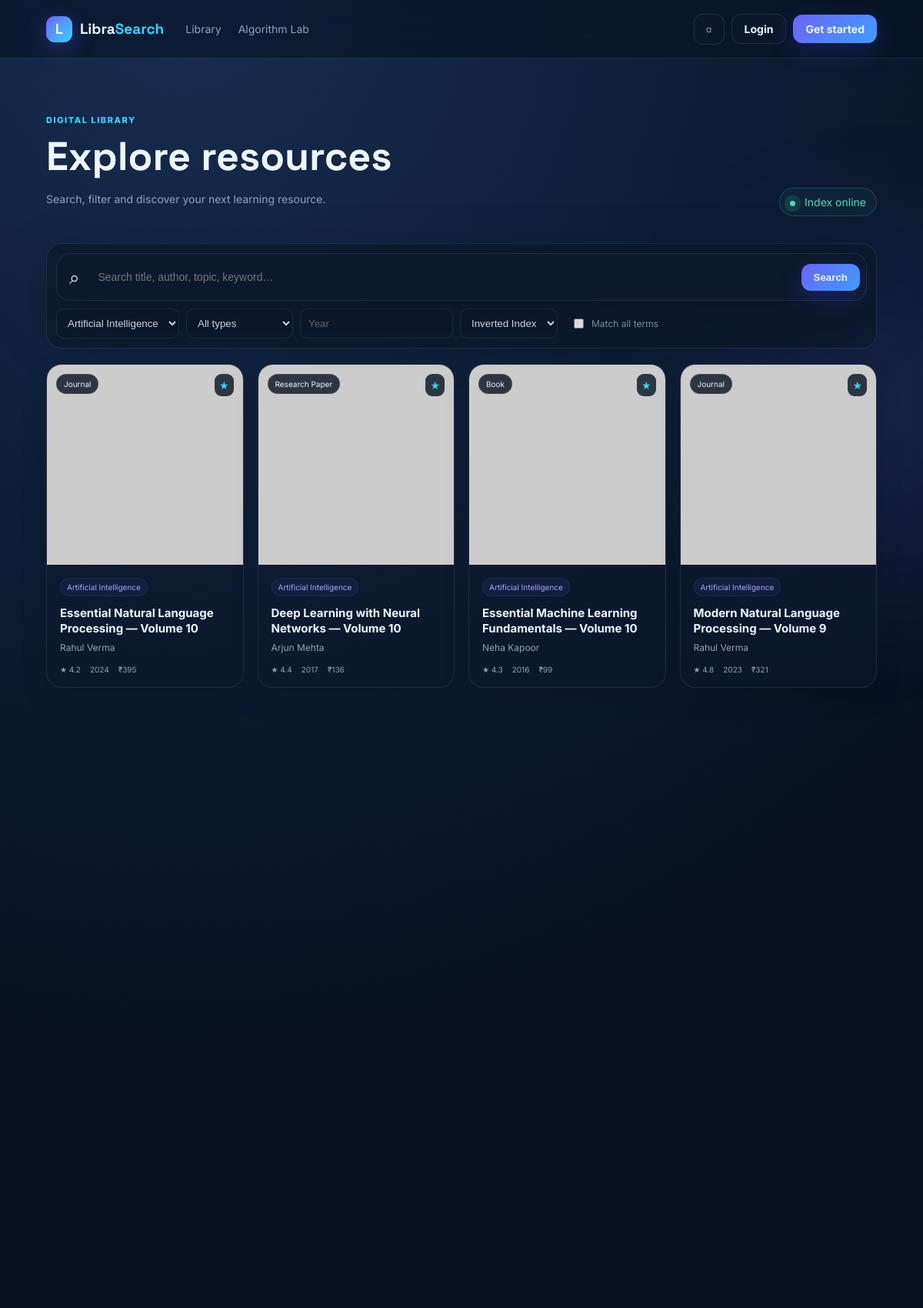
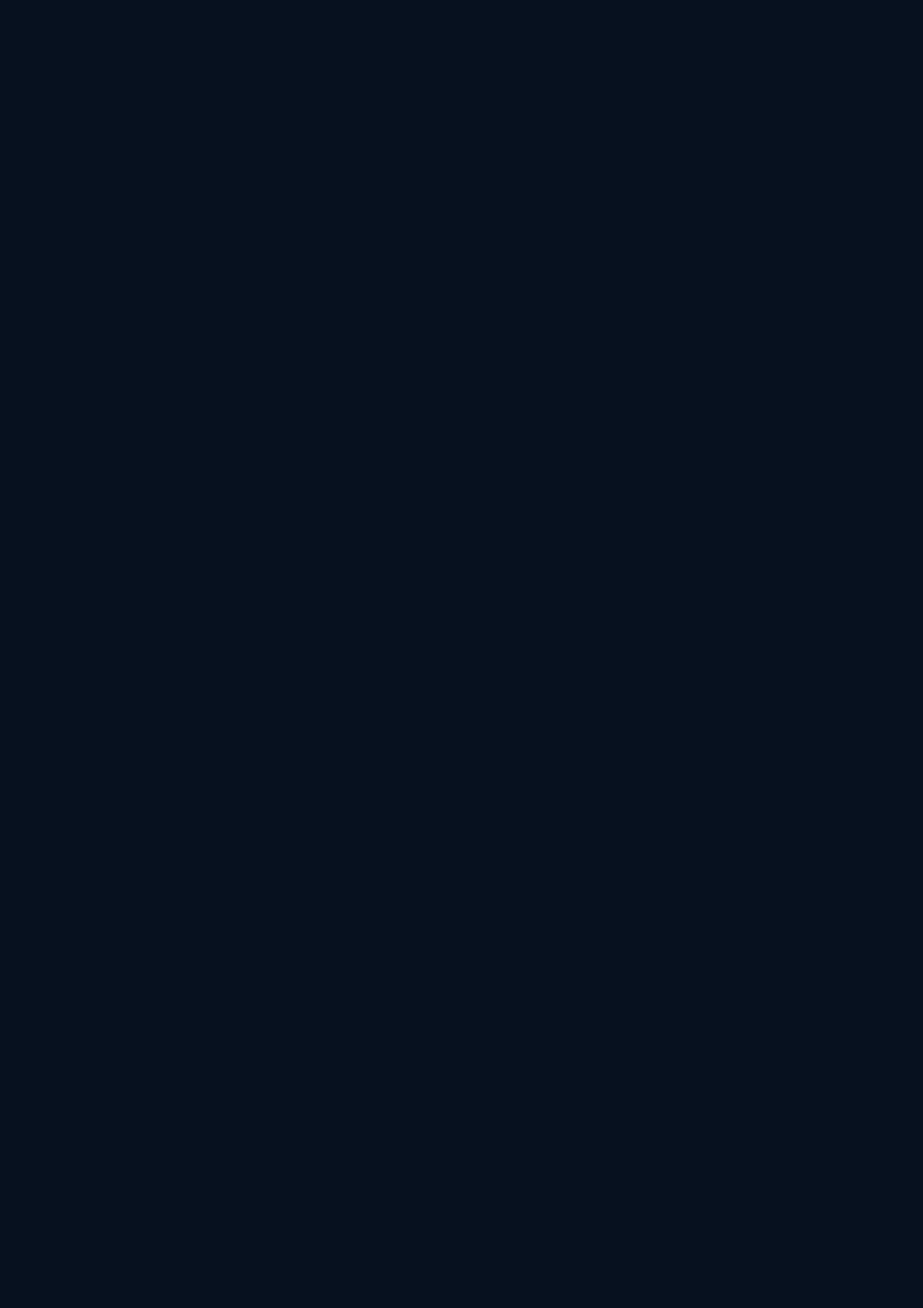
Screenshot of /library?category=Artificial+Intelligence (upper part) with the database file from the repository (2 pictures, top to bottom).
### tables this page shows
CREATE TABLE resources (
        id INTEGER PRIMARY KEY AUTOINCREMENT,
        title TEXT NOT NULL,
        author TEXT NOT NULL,
        description TEXT NOT NULL,
        keywords TEXT NOT NULL,
        category TEXT NOT NULL,
        publication_year INTEGER NOT NULL,
        resource_type TEXT NOT NULL,
        publisher TEXT NOT NULL,
        isbn TEXT,
        price REAL NOT NULL DEFAULT 0,
        cover TEXT,
        url TEXT,
        rating REAL DEFAULT 4.5,
        views INTEGER DEFAULT 0,
        created_at TEXT DEFAULT CURRENT_TIMESTAMP
    );

### app.py (the view)
@app.route("/library")
def library():
    q = request.args.get("q", "").strip()
    category = request.args.get("category", "").strip()
    rtype = request.args.get("type", "").strip()
    year = request.args.get("year", "").strip()
    algorithm = request.args.get("algorithm", "inverted")
    match_all = request.args.get("match_all") == "1"
    if q:
        results, elapsed, total, terms = run_search(q, algorithm, match_all)
        suggestions = suggest_terms(q, all_resources())
    else:
        conn = db()
        query = "SELECT * FROM resources WHERE 1=1"
        params = []
        if category:
            query += " AND category=?"; params.append(category)
        if rtype:
            query += " AND resource_type=?"; params.append(rtype)
        if year.isdigit():
            query += " AND publication_year=?"; params.append(int(year))
        query += " ORDER BY views DESC LIMIT 50"
        results = [dict(r) for r in conn.execute(query, params)]
        conn.close()
        elapsed, total, terms, suggestions = 0, len(results), 0, []
    if category:
        results = [r for r in results if r["category"] == category]
    if rtype:
        results = [r for r in results if r["resource_type"] == rtype]
    if year.isdigit():
        results = [r for r in results if r["publication_year"] == int(year)]
    if q and session.get("user_id"):
        conn = db()
        conn.execute("""INSERT INTO search_history(user_id,query,algorithm,duration_ms,result_count)
                        VALUES(?,?,?,?,?)""", (session["user_id"], q, algorithm, elapsed, len(results)))
        conn.commit(); conn.close()
    conn = db()
    categories = [r[0] for r in conn.execute("SELECT DISTINCT category FROM resources ORDER BY category")]
    types = [r[0] for r in conn.execute("SELECT DISTINCT resource_type FROM resources ORDER BY resource_type")]
    conn.close()
    return render_template("library.html", results=results, q=q, category=category, rtype=rtype,
                           year=year, algorithm=algorithm, elapsed=elapsed, total=total,
                           terms=terms, suggestions=suggestions, categories=categories, types=types)

### app.py (called while the page is built)
def db():
    conn = sqlite3.connect(DB_PATH)
    conn.row_factory = sqlite3.Row
    return conn

def current_user():
    uid = session.get("user_id")
    if not uid:
        return None
    conn = db()
    row = conn.execute("SELECT * FROM users WHERE id=?", (uid,)).fetchone()
    conn.close()
    return dict(row) if row else None

@app.context_processor
def inject_globals():
    user = current_user()
    cart_count = 0
    wishlist_count = 0
    if user:
        conn = db()
        cart_count = conn.execute("SELECT COUNT(*) FROM cart WHERE user_id=?", (user["id"],)).fetchone()[0]
        wishlist_count = conn.execute("SELECT COUNT(*) FROM wishlist WHERE user_id=?", (user["id"],)).fetchone()[0]
        conn.close()
    return {"current_user": user, "cart_count": cart_count, "wishlist_count": wishlist_count}

### templates/library.html
{% extends 'base.html' %}{% block title %}Library — LibraSearch{% endblock %}{% block content %}<section class="page-head reveal"><div><span class="eyebrow">Digital library</span><h1>Explore resources</h1><p>Search, filter and discover your next learning resource.</p></div><div class="live-pill"><span class="pulse"></span> Index online</div></section><form class="search-panel reveal" method="get"><div class="search-row"><span>⌕</span><input name="q" value="{{ q }}" placeholder="Search title, author, topic, keyword…"><button class="btn btn-primary">Search</button></div><div class="filters"><select name="category"><option value="">All categories</option>{% for x in categories %}<option {{ 'selected' if x==category else '' }}>{{ x }}</option>{% endfor %}</select><select name="type"><option value="">All types</option>{% for x in types %}<option {{ 'selected' if x==rtype else '' }}>{{ x }}</option>{% endfor %}</select><input name="year" value="{{ year }}" placeholder="Year"><select name="algorithm"><option value="inverted" {{ 'selected' if algorithm=='inverted' else '' }}>Inverted Index</option><option value="linear" {{ 'selected' if algorithm=='linear' else '' }}>Linear Search</option><option value="hash" {{ 'selected' if algorithm=='hash' else '' }}>Hash Lookup</option></select><label class="check"><input type="checkbox" name="match_all" value="1" {{ 'checked' if request.args.get('match_all')=='1' else '' }}> Match all terms</label></div></form>{% if q %}<div class="result-summary reveal"><div><strong>{{ results|length }}</strong> results for <b>“{{ q }}”</b></div><span>{{ '%.2f'|format(elapsed) }} ms · {{ terms }} index terms</span></div>{% if suggestions %}<div class="suggestions">Did you mean {% for s in suggestions %}<a href="{{ url_for('library',q=s) }}">{{ s }}</a>{% endfor %}?</div>{% endif %}{% endif %}<section class="resource-grid library-grid">{% for r in results %}<article class="resource-card tilt reveal"><div class="cover"><img src="{{ r.cover }}" alt="{{ r.title }}"><span>{{ r.resource_type }}</span><div class="score">{{ r.score if r.score is defined else '★' }}</div></div><div class="resource-body"><span class="chip">{{ r.category }}</span><h3>{{ r.title }}</h3><p>{{ r.author }}</p><div class="card-meta"><span>★ {{ '%.1f'|format(r.rating) }}</span><span>{{ r.publication_year }}</span><span>₹{{ '%.0f'|format(r.price) }}</span></div><a class="stretched" href="{{ url_for('resource',rid=r.id) }}"></a></div></article>{% else %}<div class="empty reveal"><div>⌁</div><h2>No resources found</h2><p>Try a broader keyword or remove a filter.</p></div>{% endfor %}</section>{% endblock %}

### templates/base.html (shortened to what this page needs)
<!doctype html><html lang="en" data-theme="dark"><head><link rel="stylesheet" href="{{ url_for('static', filename='style.css') }}"></head><body><header class="nav"><a class="brand" href="{{ url_for('index') }}"><span class="brand-mark">L</span><span>Libra<span class="accent">Search</span></span></a><nav><a href="{{ url_for('library') }}">Library</a><a href="{{ url_for('algorithm_lab') }}">Algorithm Lab</a></nav><div class="nav-actions"><button class="icon-btn" id="themeToggle" title="Toggle theme">☼</button>{% if current_user %}<a class="avatar" href="{{ url_for('dashboard') }}">{{ current_user.name[:1]|upper }}</a><a class="btn btn-ghost" href="{{ url_for('logout') }}">Logout</a>{% else %}<a class="btn btn-ghost" href="{{ url_for('login') }}">Login</a><a class="btn btn-primary" href="{{ url_for('signup') }}">Get started</a>{% endif %}</div></header><main>{% block content %}{% endblock %}</main></body></html>

### rows the page displays
resources: resource_type "Journal", score "★", category "Artificial Intelligence", title "Essential Natural Language Processing — Volume 10", author "Rahul Verma", rating "4.2", publication_year "2024", price "395"
resources: resource_type "Research Paper", score "★", category "Artificial Intelligence", title "Deep Learning with Neural Networks — Volume 10", author "Arjun Mehta", rating "4.4", publication_year "2017", price "136"
resources: resource_type "Book", score "★", category "Artificial Intelligence", title "Essential Machine Learning Fundamentals — Volume 10", author "Neha Kapoor", rating "4.3", publication_year "2016", price "99"
resources: resource_type "Journal", score "★", category "Artificial Intelligence", title "Modern Natural Language Processing — Volume 9", author "Rahul Verma", rating "4.8", publication_year "2023", price "321"

### other values shown
form field category "Artificial Intelligence"
